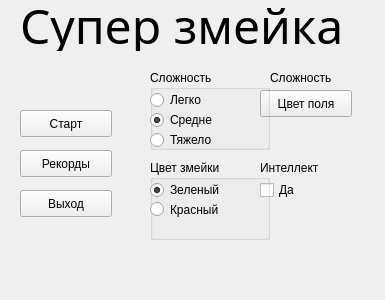
<?xml version="1.0" encoding="UTF-8"?>
<ui version="4.0">
 <class>Menu</class>
 <widget class="QWidget" name="Menu">
  <property name="geometry">
   <rect>
    <x>0</x>
    <y>0</y>
    <width>385</width>
    <height>300</height>
   </rect>
  </property>
  <property name="windowTitle">
   <string>Змейка</string>
  </property>
  <widget class="QLabel" name="NameGame">
   <property name="geometry">
    <rect>
     <x>20</x>
     <y>0</y>
     <width>371</width>
     <height>51</height>
    </rect>
   </property>
   <property name="font">
    <font>
     <family>Serto Malankara</family>
     <pointsize>36</pointsize>
    </font>
   </property>
   <property name="text">
    <string>Супер змейка</string>
   </property>
  </widget>
  <widget class="QPushButton" name="pushButton">
   <property name="geometry">
    <rect>
     <x>20</x>
     <y>110</y>
     <width>92</width>
     <height>27</height>
    </rect>
   </property>
   <property name="text">
    <string>Старт</string>
   </property>
  </widget>
  <widget class="QPushButton" name="pushButton_2">
   <property name="geometry">
    <rect>
     <x>20</x>
     <y>150</y>
     <width>92</width>
     <height>27</height>
    </rect>
   </property>
   <property name="text">
    <string>Рекорды</string>
   </property>
  </widget>
  <widget class="QPushButton" name="pushButton_3">
   <property name="geometry">
    <rect>
     <x>20</x>
     <y>190</y>
     <width>92</width>
     <height>27</height>
    </rect>
   </property>
   <property name="text">
    <string>Выход</string>
   </property>
  </widget>
  <widget class="QPushButton" name="pushButton_4">
   <property name="geometry">
    <rect>
     <x>260</x>
     <y>90</y>
     <width>92</width>
     <height>27</height>
    </rect>
   </property>
   <property name="text">
    <string>Цвет поля</string>
   </property>
  </widget>
  <widget class="QLabel" name="label_3">
   <property name="geometry">
    <rect>
     <x>270</x>
     <y>70</y>
     <width>81</width>
     <height>16</height>
    </rect>
   </property>
   <property name="text">
    <string>Сложность</string>
   </property>
  </widget>
  <widget class="QLabel" name="label_4">
   <property name="geometry">
    <rect>
     <x>260</x>
     <y>160</y>
     <width>91</width>
     <height>16</height>
    </rect>
   </property>
   <property name="text">
    <string>Интеллект</string>
   </property>
  </widget>
  <widget class="QCheckBox" name="checkBox">
   <property name="geometry">
    <rect>
     <x>260</x>
     <y>180</y>
     <width>92</width>
     <height>20</height>
    </rect>
   </property>
   <property name="text">
    <string>Да</string>
   </property>
  </widget>
  <widget class="QGroupBox" name="groupBox">
   <property name="geometry">
    <rect>
     <x>150</x>
     <y>70</y>
     <width>120</width>
     <height>80</height>
    </rect>
   </property>
   <property name="title">
    <string>Сложность</string>
   </property>
   <widget class="QRadioButton" name="radioButton">
    <property name="geometry">
     <rect>
      <x>0</x>
      <y>20</y>
      <width>107</width>
      <height>20</height>
     </rect>
    </property>
    <property name="text">
     <string>Легко</string>
    </property>
    <property name="checked">
     <bool>false</bool>
    </property>
   </widget>
   <widget class="QRadioButton" name="radioButton_3">
    <property name="geometry">
     <rect>
      <x>0</x>
      <y>60</y>
      <width>107</width>
      <height>20</height>
     </rect>
    </property>
    <property name="text">
     <string>Тяжело</string>
    </property>
   </widget>
   <widget class="QRadioButton" name="radioButton_2">
    <property name="geometry">
     <rect>
      <x>0</x>
      <y>40</y>
      <width>107</width>
      <height>20</height>
     </rect>
    </property>
    <property name="text">
     <string>Средне</string>
    </property>
    <property name="checked">
     <bool>true</bool>
    </property>
   </widget>
  </widget>
  <widget class="QGroupBox" name="groupBox_2">
   <property name="geometry">
    <rect>
     <x>150</x>
     <y>160</y>
     <width>120</width>
     <height>80</height>
    </rect>
   </property>
   <property name="title">
    <string>Цвет змейки</string>
   </property>
   <widget class="QRadioButton" name="radioButton_5">
    <property name="geometry">
     <rect>
      <x>0</x>
      <y>20</y>
      <width>107</width>
      <height>20</height>
     </rect>
    </property>
    <property name="text">
     <string>Зеленый</string>
    </property>
    <property name="checked">
     <bool>true</bool>
    </property>
   </widget>
   <widget class="QRadioButton" name="radioButton_4">
    <property name="geometry">
     <rect>
      <x>0</x>
      <y>39</y>
      <width>107</width>
      <height>21</height>
     </rect>
    </property>
    <property name="text">
     <string>Красный</string>
    </property>
   </widget>
  </widget>
 </widget>
 <resources/>
 <connections/>
</ui>
